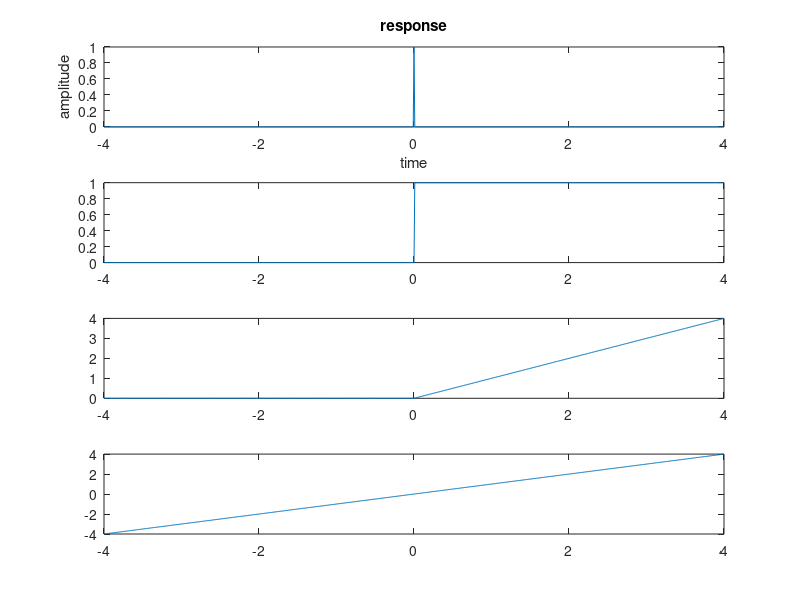
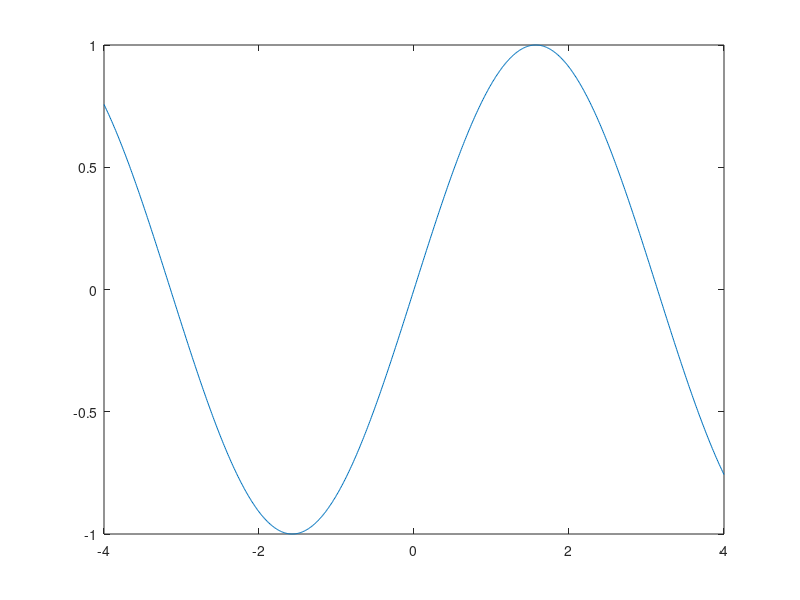
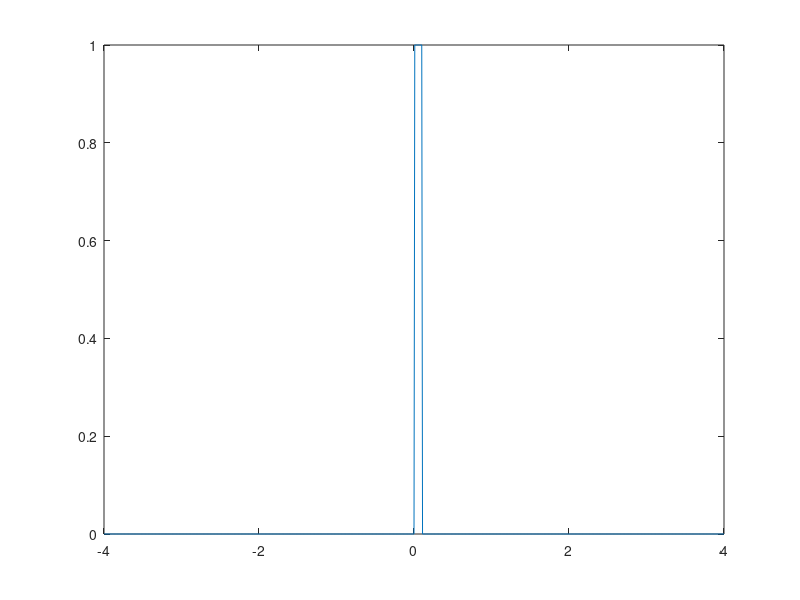

Source code (MATLAB) for these figures, in order:
t=[-4:0.01:4]; 
y(t==0)=1;
y(t>0)=0;
y(t<0)=0;
z(t>0)=1;
figure
subplot(4,1,1)
plot(t,y);
title('response')
xlabel('time')
ylabel('amplitude')
subplot(4,1,2)
plot(t,z);
x=t.*z;
subplot(4,1,3)
plot(t,x);
w=t.*y(t==0);
subplot(4,1,4)
plot(t,w);
q=sin(t).*y(t==0);
figure
plot(t,q)
r(t>0.1)=1;
m=z-r;
figure
plot(t,m)